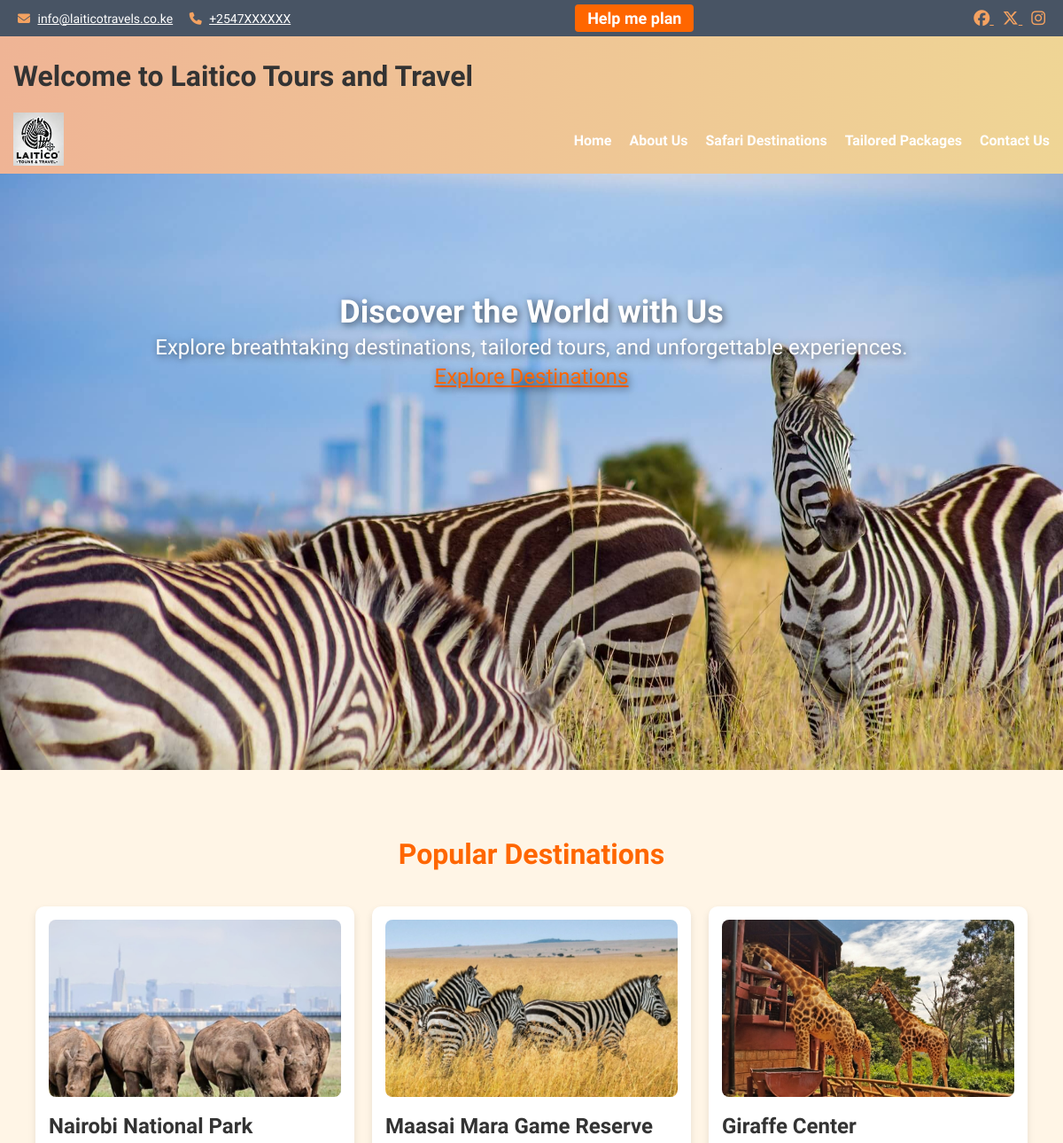
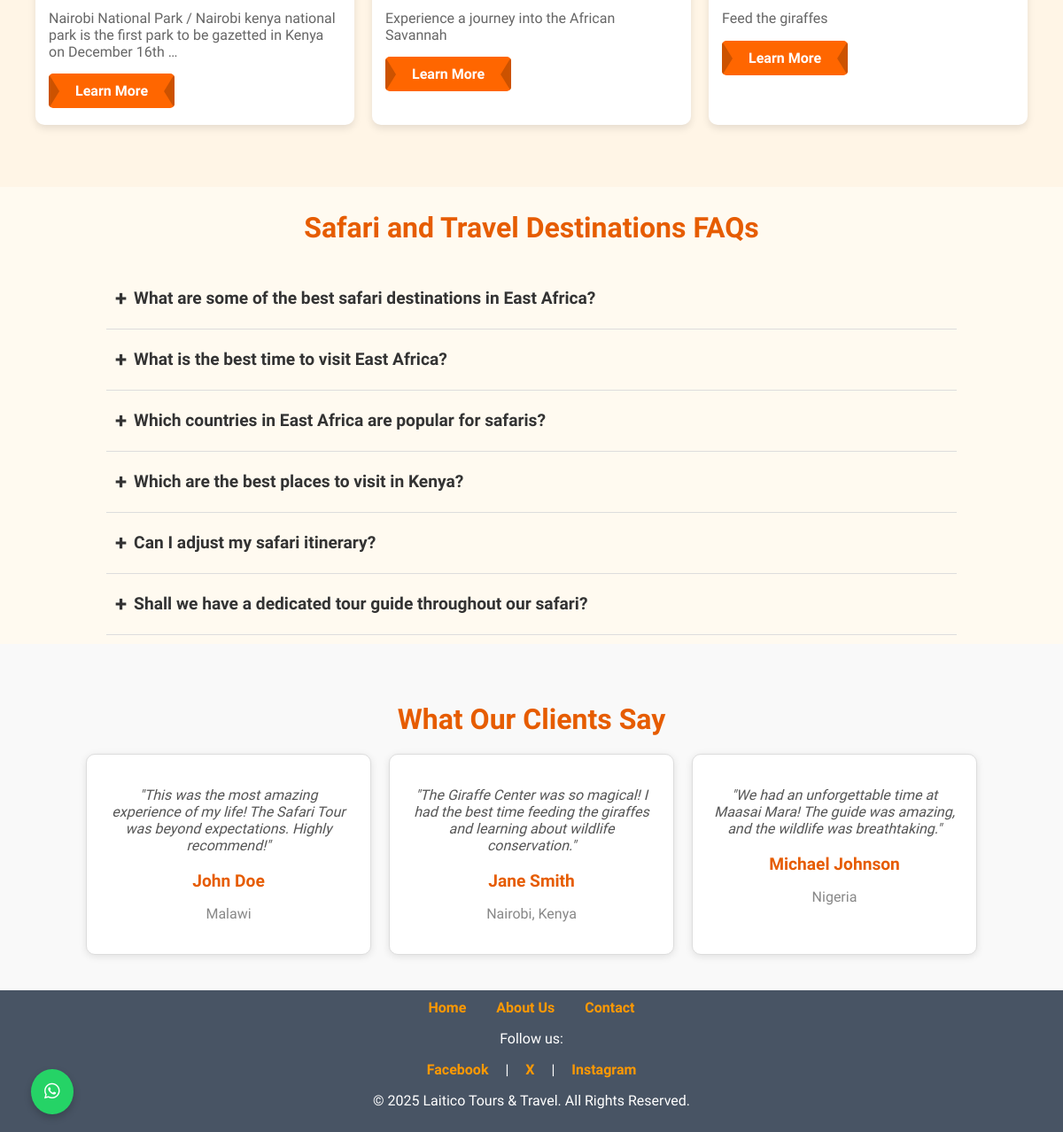
The page / on the database its author committed (2 pictures, top to bottom).
### tours/models.py (models this page shows, shortened)
class Destination(models.Model):
    name = models.CharField(max_length=255, unique=True)
    slug=models.SlugField(unique=True, blank=True)
    description = HTMLField()
    image = models.ImageField(upload_to='destinations/')
    price = models.DecimalField(max_digits=10, decimal_places=2)
    is_popular = models.BooleanField(default=False)

### tours/views.py (the view)
# urls.py: 2. Add a URL to urlpatterns:  path('', views.home, name='home')
def home(request):
    destinations = Destination.objects.all()
    return render(request, 'home.html', {'destinations': destinations})

### tours/templates/home.html (shortened to what this page needs)
{% extends 'base.html' %}
{% load static %}
{% block content %}
<section class="hero">
    <div class="hero-content">
        <h1>Discover the World with Us</h1>
        <p>Explore breathtaking destinations, tailored tours, and unforgettable experiences.</p>
        <a href="/destinations/" class="cta-button">Explore Destinations</a>
    </div>
</section>
<section class="featured-destinations">
    <h2>Popular Destinations</h2>
    <div class="destination-grid">
        {% for destination in destinations %}
            {% if destination.is_popular %}
            <div class="destination-grid-item">
                <img src="{{ destination.image.url }}" alt="{{ destination.name }}">
                <h3>{{ destination.name }}</h3>
                <p>{{ destination.description|truncatewords:20|safe}}</p>
                <a href="/destinations/{{ destination.slug }}/" class="learn-more-btn">Learn More</a>
            </div>
            {% endif %}
        {% endfor %}
    </div>
</section>
<section class="faqs">
    <h2>Safari and Travel Destinations FAQs</h2>
    <div class="faq-item">
        <div class="faq-question">
            <span class="toggle-icon">+</span>
            <span>What are some of the best safari destinations in East Africa?</span>
        </div>
    </div>
    <div class="faq-item">
        <div class="faq-question">
            <span class="toggle-icon">+</span>
            <span>What is the best time to visit East Africa?</span>
        </div>
    </div>
    <div class="faq-item">
        <div class="faq-question">
            <span class="toggle-icon">+</span>
            <span>Which countries in East Africa are popular for safaris?</span>
        </div>
    </div>
    <div class="faq-item">
        <div class="faq-question">
            <span class="toggle-icon">+</span>
            <span>Which are the best places to visit in Kenya?</span>
        </div>
    </div>
    <div class="faq-item">
        <div class="faq-question">
            <span class="toggle-icon">+</span>
            <span>Can I adjust my safari itinerary?</span>
        </div>
    </div>
    <div class="faq-item">
        <div class="faq-question">
            <span class="toggle-icon">+</span>
            <span>Shall we have a dedicated tour guide throughout our safari?</span>
        </div>
    </div>
</section>
<section class="testimonials">
    <h2>What Our Clients Say</h2>
    <div class="testimonial-grid">
        <div class="testimonial-card">
            <p class="testimonial-quote">"This was the most amazing experience of my life! The Safari Tour was beyond expectations. Highly recommend!"</p>
            <p class="testimonial-name">John Doe</p>
            <p class="testimonial-location">Malawi</p>
        </div>
        <div class="testimonial-card">
            <p class="testimonial-quote">"The Giraffe Center was so magical! I had the best time feeding the giraffes and learning about wildlife conservation."</p>
            <p class="testimonial-name">Jane Smith</p>
            <p class="testimonial-location">Nairobi, Kenya</p>
        </div>
        <div class="testimonial-card">
            <p class="testimonial-quote">"We had an unforgettable time at Maasai Mara! The guide was amazing, and the wildlife was breathtaking."</p>
            <p class="testimonial-name">Michael Johnson</p>
            <p class="testimonial-location">Nigeria</p>
        </div>
    </div>
</section>
{% endblock %}

### tours/static/style.css (style rules this page uses)
body { font-family: 'Golos Text'; margin: 0; padding: 0; background-color: #fffaf0; color: #333; }
.hero { background: url("/static/images/hero-background.jpg") center/cover no-repeat; color: white; text-align: center; padding: 280px 20px; font-size: 1.5em; text-shadow: 2px 2px 8px rgba(0, 0, 0, 0.6); }
.hero-content { position: relative; top: -150px; }
.hero-content h1, .hero-content p { margin: 5px auto }
.hero-content a { color: #ff6600; }
.featured-destinations { text-align: center; padding: 50px 20px; background-color: #fff5e6; }
.featured-destinations h2 { font-size: 2rem; color: #ff6600; margin-bottom: 20px; }
.destination-grid { display: grid; grid-template-columns: repeat(auto-fit, minmax(280px, 1fr)); gap: 20px; margin-top: 20px; padding: 20px; }
.destination-grid-item { background: #fff; border-radius: 10px; overflow: hidden; box-shadow: 0 4px 8px rgba(0, 0, 0, 0.1); transition: transform 0.3s ease, box-shadow 0.3s ease; text-align: left; padding: 15px; }
.destination-grid-item img { width: 100%; height: 200px; object-fit: cover; border-radius: 8px; }
.destination-grid-item h3 { font-size: 1.5rem; color: #333; margin: 15px 0 10px; }
.destination-grid-item p { font-size: 1rem; color: #666; margin-bottom: 15px; }
.learn-more-btn { display: inline-block; padding: 10px 30px; background-color: #ff6600; color: #fff; text-decoration: none; font-size: 1rem; font-weight: bold; transition: background-color 0.3s ease, transform 0.2s ease; position: relative; border-radius: 5px; overflow: hidden; }
.learn-more-btn::before, .learn-more-btn::after { content: ""; position: absolute; top: 0; width: 12px; height: 100%; background: #cc5200; transition: background-color 0.3s ease; }
.learn-more-btn::before { left: 0; clip-path: polygon(0 0, 100% 50%, 0 100%); }
.learn-more-btn::after { right: 0; clip-path: polygon(100% 0, 0 50%, 100% 100%); }
.faqs { width: 80%; max-width: 1200px; margin: 10px auto; text-align: center; }
.faqs h2 { font-size: 2rem; color: #e65c00; }
.faq-item { border-bottom: 1px solid #ddd; padding: 10px 0; }
.faq-question { display: flex; align-items: center; font-size: 1.2rem; font-weight: bold; cursor: pointer; padding: 10px; justify-content: flex-start; gap: 8px; }
.toggle-icon { font-size: 1.5rem; font-weight: bold; transition: transform 0.3s ease; }
.testimonials { background-color: #f9f9f9; padding: 40px 20px; text-align: center; }
.testimonials h2 { font-size: 2rem; color: #e65c00; margin-bottom: 20px; }
.testimonial-grid { display: flex; justify-content: center; gap: 20px; flex-wrap: wrap; }
.testimonial-card { background-color: #fff; border: 1px solid #ddd; border-radius: 10px; box-shadow: 0 2px 8px rgba(0, 0, 0, 0.1); width: 280px; padding: 20px; text-align: center; transition: transform 0.3s ease, box-shadow 0.3s ease; }
.testimonial-quote { font-size: 1rem; font-style: italic; color: #555; margin-bottom: 10px; }
.testimonial-name { font-weight: bold; font-size: 1.2rem; color: #e65c00; margin-bottom: 5px; }
.testimonial-location { font-size: 1rem; color: #888; }

### rows shown on the page
Destination: image (picture), name "Nairobi National Park", description "Nairobi National Park / Nairobi kenya national park is the first park to be gazetted in Kenya on December 16th …"
Destination: image (picture), name "Maasai Mara Game Reserve", description "Experience a journey into the African Savannah"
Destination: image (picture), name "Giraffe Center", description "Feed the giraffes"
